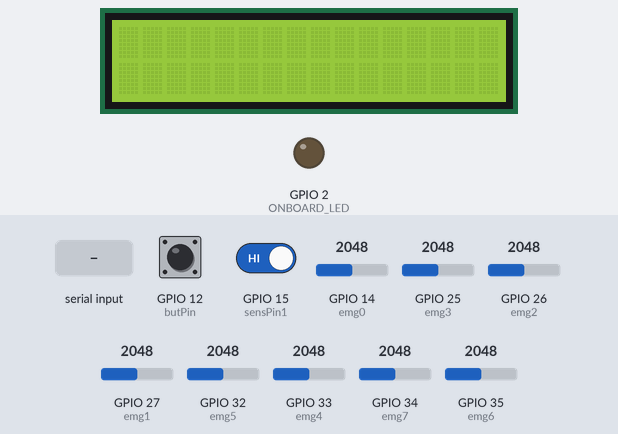
Bench run of a sketch on a simulated ESP32. Parts: 16×2 character LCD, output pins drawn as LEDs (lit = HIGH). Dashed ring = blinking. The inputs (shaded band) are chosen by the test bench; at power-on: GPIO 12 (butPin) HIGH, GPIO 14 (emg0) = 2048, GPIO 15 (sensPin1) HIGH, GPIO 25 (emg3) = 2048, GPIO 26 (emg2) = 2048, GPIO 27 (emg1) = 2048, GPIO 32 (emg5) = 2048, GPIO 33 (emg4) = 2048, GPIO 34 (emg7) = 2048, GPIO 35 (emg6) = 2048. What the sketch prints to the serial monitor is not drawn.

Above: at 3.2 s.
3.3 s: "1\n" received over Serial
At 3.8 s:
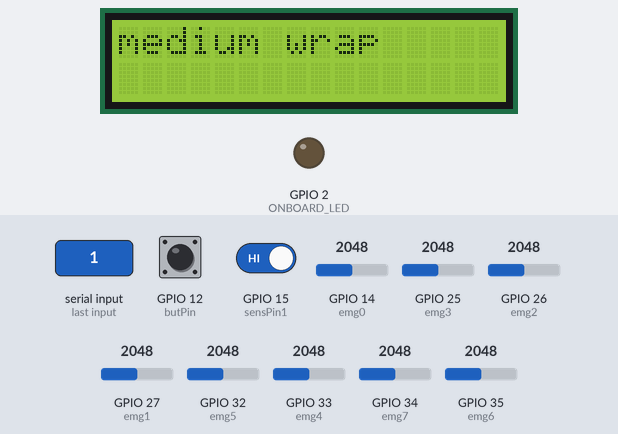
4.8 s: "5\n" received over Serial
At 6.0 s:
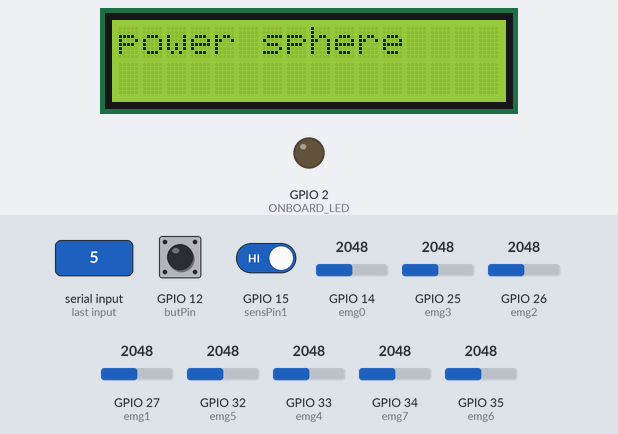
6.3 s: "SON\n" received over Serial
At 6.8 s:
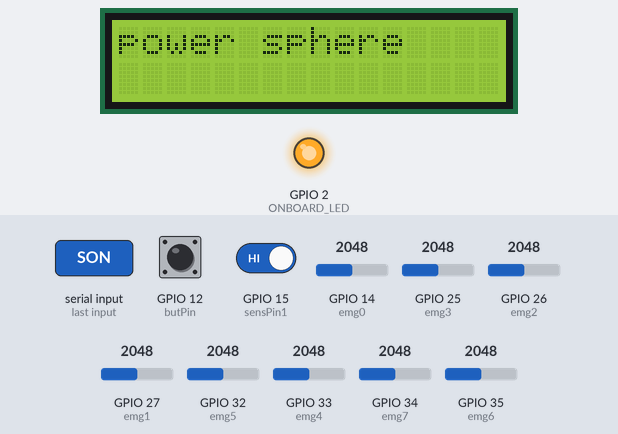
7.8 s: "SOFF\n" received over Serial
At 9.0 s:
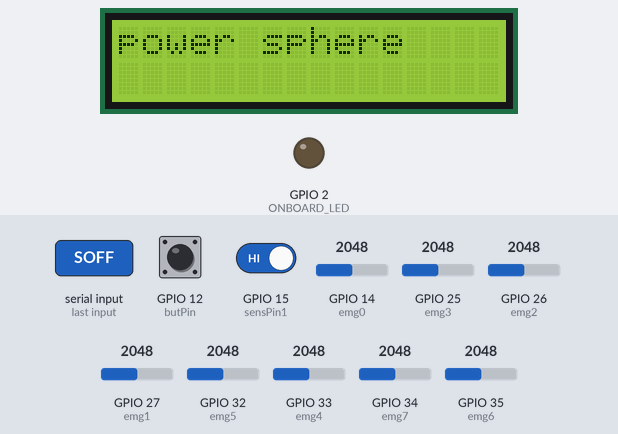
9.3 s: "T\n" received over Serial
At 9.9 s:
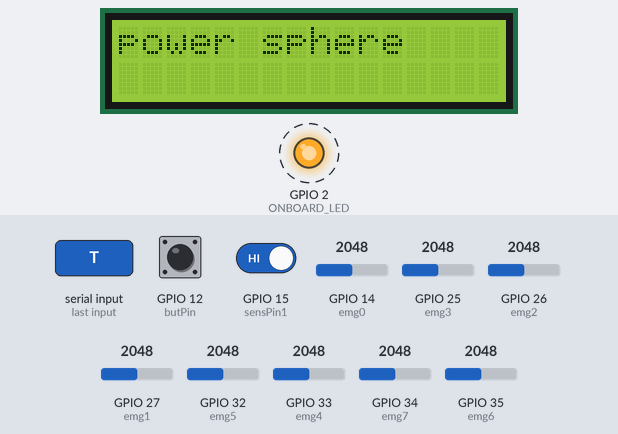
Timing chart, 0 to 13.3 s (numbered marks = the images above; inputs shaded):
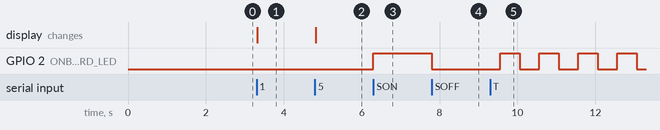

The sketch:

esp32_code.ino
```cpp
/*
This program is written to work with the acquisition.py and live_class_2.py programs on the pc.
This program reads 8 analog channel (distributed between ADC1 and ADC2), and sends the resulting
values with a buffer to the computer.
It's also mean to work with a Adafruit PCA9685 16-Channel Servo Driver to control
servors to make the prostetic hand move.
I hope the I2C bus wont disrupt anything.
Update: tried with an lcd screen with I2C module. No problem with acquisition.
All the files can be found on GitHub: https://github.com/SartoratoGiulio/ProHand_Programs

Written by Giulio Sartorato.
*/

/*
ToDo: Try to add more functionalities with the button to maybe start calibration or what not. (Example: double click, long press, etc...)
*/

#include <driver/adc.h>


// I only have this now to test I2C.
// It doesn't seem to affect the program
// Change it with a servo shield for live test
#include <LiquidCrystal_I2C.h>
int lcdColumns = 16;
int lcdRows = 2;
LiquidCrystal_I2C lcd(0x3F, lcdColumns, lcdRows);


// BLT serial of HC-05 module
#define ONBOARD_LED 2
HardwareSerial &btSerial = Serial2;  // Rx: 16, Tx: 17. Swap on the bt module

// Reset Button Pin and variables
#define butPin 12  // ADC2_5 //12

// Encoder pins and variables
#define sensPin1 15  // ADC2_3 //15
#define sensPin2 5
#define N 72
#define STEP 360 / N

// EMG pins and variables
#define emg0 14  // ADC2_CHANNEL_6
#define emg1 27  // ADC2_CHANNEL_7
#define emg2 26  // ADC2_CHANNEL_9
#define emg3 25  // ADC2_CHANNEL_8

#define emg4 33  // ADC1_CHANNEL_5
#define emg5 32  // ADC1_CHANNEL_4
#define emg6 35  // ADC1_CHANNEL_7
#define emg7 34  // ADC1_CHANNEL_6
#define emg8 39  // ADC1_CHANNEL_3
#define emg9 36  // ADC1_CHANNEL_0
static uint16_t emgRead0 = 0;
static uint16_t emgRead1 = 0;
static uint16_t emgRead2 = 0;
static uint16_t emgRead3 = 0;
static uint16_t emgRead4 = 0;
static uint16_t emgRead5 = 0;
static uint16_t emgRead6 = 0;
static uint16_t emgRead7 = 0;
static uint16_t emgRead8 = 0;
static uint16_t emgRead9 = 0;

int count = 0;    // Encoder Count
char buffer[45];  // Buffer to send the message

// Calibration Variables
int minAngle = -1;
int maxAngle = -1;
bool calibration = false;

// Variable for timer test
int t = 0;
int t_old = 0;

// Test variable
bool test = false;
bool btEn = false;
bool srEn = false;

// Timer stuff
hw_timer_t *Timer0_Cfg = NULL;
hw_timer_t *Timer1_Cfg = NULL;
bool sample = false;
#define FS 1000
#define APB_CLK 80000000
#define PRESCALER 80
int ticks = APB_CLK / (FS * PRESCALER);


// Interrupt functions
void encoderFunc() {
  if (digitalRead(sensPin1) == digitalRead(sensPin2)) {
    count--;
  } else {
    count++;
  }
}

void IRAM_ATTR timerFunc() {
  sample = true;
}
void testBlink() {
  if (test || calibration) {
    digitalWrite(ONBOARD_LED, !digitalRead(ONBOARD_LED));
  }
}

// Various Functions
void multiAnalogRead() {
  emgRead0 = analogRead(emg0);
  emgRead1 = analogRead(emg1);
  emgRead2 = analogRead(emg2);
  emgRead3 = analogRead(emg3);
  emgRead4 = analogRead(emg4);
  emgRead5 = analogRead(emg5);
  emgRead6 = analogRead(emg6);
  emgRead7 = analogRead(emg7);
}

void resetAnalog() {
  emgRead0 = 0;
  emgRead1 = 0;
  emgRead2 = 0;
  emgRead3 = 0;
  emgRead4 = 0;
  emgRead5 = 0;
  emgRead6 = 0;
  emgRead7 = 0;
  emgRead8 = 0;
  emgRead9 = 0;
}

String poses[] = { "medium wrap", "lateral", "extension type", "tripod", "power sphere", "power disk", "prismatic pinch", "index extension", "thumb adduction", "prismatic four fingers", "wave in", "wave out", "fist", "open hand" };

void poseProcessing(int poseNum) {
  /*
    Handle poses with Adafruit PCA9685
  */
  if (poseNum <= 10) {
    lcd.clear();
    lcd.setCursor(0, 0);  //(column, row)
    lcd.print(poses[poseNum - 1]);
  }
}

void setup() {
  // Can't go with lower baudrate, the buffer print takes too longo otherways :c
  Serial.begin(460800);
  //btSerial.begin(230400); //used when tring thing out with bluetooth. Not fast enough. Keeping it just in case

  lcd.init();
  lcd.backlight();

  Timer0_Cfg = timerBegin(0, PRESCALER, true);  // timer (0 to 3), prescaler, count_up
  timerAttachInterrupt(Timer0_Cfg, &timerFunc, true);
  timerAlarmWrite(Timer0_Cfg, ticks, true);  // which timer, cout at with alarm goes off, autoreload
  timerAlarmEnable(Timer0_Cfg);              // enable alarmed timer

  // Timer to blink onboard led to signal test mode
  Timer1_Cfg = timerBegin(1, PRESCALER, true);
  timerAttachInterrupt(Timer1_Cfg, &testBlink, true);
  timerAlarmWrite(Timer1_Cfg, 500000, true);
  timerAlarmEnable(Timer1_Cfg);

  analogSetAttenuation(ADC_11db);
  analogSetWidth(12);

  pinMode(ONBOARD_LED, OUTPUT);
  pinMode(sensPin1, INPUT_PULLUP);
  pinMode(sensPin2, INPUT_PULLUP);
  pinMode(butPin, INPUT_PULLUP);
  attachInterrupt(digitalPinToInterrupt(sensPin1), &encoderFunc, CHANGE);
  delay(2000);
  digitalWrite(ONBOARD_LED, !test && srEn);
}

void loop() {

  // Reset count if button pressed
  if (!digitalRead(butPin) && !calibration) {
    count = 0;
  }

  if (test) { t = micros(); }
  if (sample && srEn && !calibration) {
    if (!test) {
      sample = false;
      multiAnalogRead();
      // Reduced numer of characters to a minimum to speed up comunication
      sprintf(buffer, "%04d%04d%04d%04d%04d%04d%04d%04d%04d\n", emgRead0, emgRead1, emgRead2, emgRead3, emgRead4, emgRead5, emgRead6, emgRead7, count * STEP);
      Serial.print(buffer);

      //Serial.println(emgRead0);
    } else {
      sample = false;
      sprintf(buffer, "Sampling period: % 5d us\tDeg: %d\n", t - t_old, count * STEP);
      Serial.print(buffer);  //Test if sample frequency is right. Period in us
      t_old = t;
    }
  }

  if (calibration) {
    if (minAngle == -1 && maxAngle == -1 && !digitalRead(butPin)) {
      maxAngle = count * STEP;
      Serial.println(maxAngle);
      delay(1000);
    } else if (minAngle == -1 && maxAngle != -1 && !digitalRead(butPin)) {
      minAngle = count * STEP;
      Serial.println(minAngle);
      delay(1000);
    } else if (minAngle != -1 and maxAngle != -1) {
      calibration = false;
      digitalWrite(ONBOARD_LED, 0);
    }
  }
  // Serials handling
  if (Serial.available() > 0) {
    String msg = Serial.readStringUntil('\n');
    char e = Serial.read();
    if (msg == "BON") {
      btEn = true;
    } else if (msg == "BOFF") {
      btEn = false;
    } else if (msg == "SON") {
      srEn = true;
    } else if (msg == "SOFF") {
      srEn = false;
    } else if (msg == "T") {
      test = !test;
    } else if (msg == "CAL") {
      calibration = true;
      minAngle = -1;
      maxAngle = -1;
      Serial.println("OK");
    } else if (msg == "STATUS") {
      sprintf(buffer, "srEn: %d\tTest: %d\tCalibration: %d", srEn, test, calibration);
      Serial.println(buffer);
    } else if (msg == "1" || msg == "2" || msg == "3" || msg == "4" || msg == "5" || msg == "6" || msg == "7" || msg == "8" || msg == "9" || msg == "10") {
      poseProcessing(atoi(msg.c_str()));
    } else {
      Serial.println(msg);
    }

    if (!test) {
      digitalWrite(ONBOARD_LED, srEn);
    }
  }

  // Bluetooth serial commands
  /*
    if (btSerial.available() > 0)
    {
        String msg = btSerial.readStringUntil('\n');
        if (msg == "BTON")
        {
            btEn = true;
        }
        else if (msg == "BTOFF")
        {
            btEn = false;
        }
        else if (msg == "SERON")
        {
            srEn = true;
        }
        else if (msg == "SEROFF")
        {
            srEn = false;
        }
        else if (msg == "T")
        {
            test = !test;
        }
        else
        {
            btSerial.print(msg + '\n');
        }
        digitalWrite(ONBOARD_LED, btEn || srEn);
    }
    */
}
```

Measured:
- after the input at 3.3 s, the display: changes at once (image 1)
- after the input at 4.8 s, the display: changes at once (image 2)
- after the input at 6.3 s, GPIO 2 (ONBOARD_LED): LOW → HIGH at once
- after the input at 7.8 s, GPIO 2 (ONBOARD_LED): HIGH → LOW at once
- after the input at 9.3 s, GPIO 2 (ONBOARD_LED): alternates HIGH for 0.50 s and LOW for 0.50 s, starting after 0.26 s
